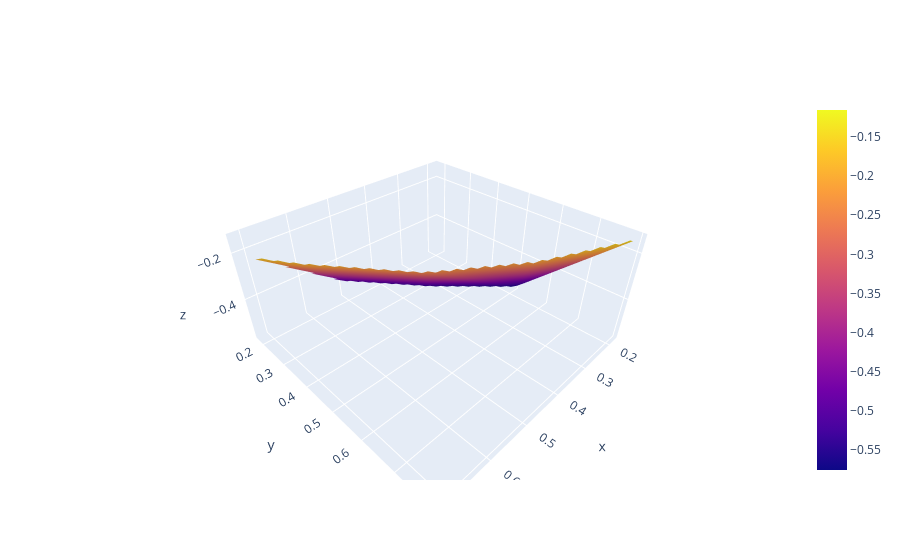

Notebook source saved alongside this figure:
### Code cell
fig = go.Figure(data=[go.Surface(z=z, x = np.linspace(0,1), y=np.linspace(0,1))])
fig.show()
